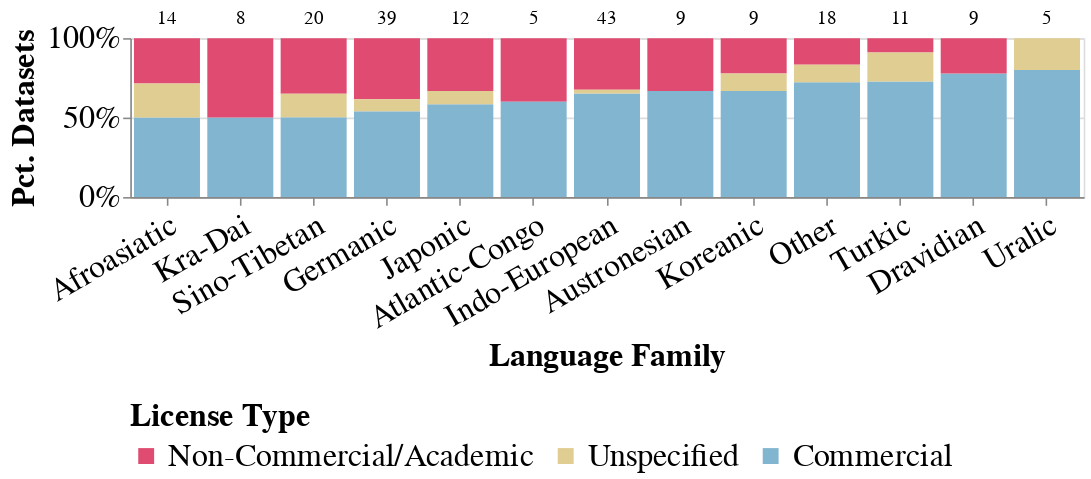

The code cell stored with this chart in its notebook:
### Code cell
base = alt.Chart(df_speechlanguages).mark_bar().encode(
    x=alt.X(
        "Language Families:N",
        title="Language Family",
        sort=languagefamily_order,
        axis=alt.Axis(labelAngle=-30)
    ),
    y=alt.Y(
        "count():Q",
        stack="normalize",
        axis=alt.Axis(format="%"),
        title="Pct. Datasets"
    ),
    color=alt.Color(
        "License Type:N",
        scale=alt.Scale(
            domain=LICENSE_ORDER,
            range=LICENSE_PALETTE
        ),
        title="License Type"
    )
).properties(
    width=600,
    height=100
)

text = alt.Chart(df_speechlanguages).mark_text(
    dy=-68,
    align="center",
    baseline="top",
    fontSize=12
).encode(
    x=alt.X(
        "Language Families:N",
        title="Language Family",
        sort=languagefamily_order
    ),
    text="count():Q"
)

chart = (base + text).configure_axis(
    labelFontSize=FONT_SIZE,
    titleFontSize=FONT_SIZE
).configure_legend(
    labelFontSize=FONT_SIZE,
    titleFontSize=FONT_SIZE,
    orient=LEGEND_POSITION,
    labelLimit=MAX_LABELLIMIT
)

if PLOT_TOFILE:
    chart.save(
        os.path.join(PLOT_DIR, "speech_languagefamilies-licenses.png"),
        ppi=PLOT_PPI
    )

chart

### Figure 1 — Vega-Lite specification as saved in the notebook (floating-point values rounded to 4 significant figures; data arrays with more than 128 entries replaced by an {"elided": "..."} marker saying what was removed)
{"config": {"title": {"font": "Times New Roman"}, "axis": {"labelFont": "Times New Roman", "titleFont": "Times New Roman", "labelFontSize": 20, "titleFontSize": 20}, "header": {"labelFont": "Times New Roman", "titleFont": "Times New Roman"}, "legend": {"labelFont": "Times New Roman", "titleFont": "Times New Roman", "labelFontSize": 20, "labelLimit": 1000, "orient": "bottom", "titleFontSize": 20}, "text": {"font": "Times New Roman"}}, "layer": [{"mark": {"type": "bar"}, "encoding": {"color": {"field": "License Type", "scale": {"domain": ["Non-Commercial/Academic", "Unspecified", "Commercial"], "range": ["#e04c71", "#e0cd92", "#82b5cf"]}, "title": "License Type", "type": "nominal"}, "x": {"axis": {"labelAngle": -30}, "field": "Language Families", "sort": ["Afroasiatic", "Kra-Dai", "Sino-Tibetan", "Germanic", "Japonic", "Atlantic-Congo", "Indo-European", "Austronesian", "Koreanic", "Other", "Turkic", "Dravidian", "Uralic"], "title": "Language Family", "type": "nominal"}, "y": {"aggregate": "count", "axis": {"format": "%"}, "stack": "normalize", "title": "Pct. Datasets", "type": "quantitative"}}}, {"mark": {"type": "text", "align": "center", "baseline": "top", "dy": -68, "fontSize": 12}, "encoding": {"text": {"aggregate": "count", "type": "quantitative"}, "x": {"field": "Language Families", "sort": ["Afroasiatic", "Kra-Dai", "Sino-Tibetan", "Germanic", "Japonic", "Atlantic-Congo", "Indo-European", "Austronesian", "Koreanic", "Other", "Turkic", "Dravidian", "Uralic"], "title": "Language Family", "type": "nominal"}}}], "data": {"name": "data-6dabaa6b6f63ba1f1ef7c66e5172b514"}, "height": 100, "width": 600, "$schema": "https://vega.github.io/schema/vega-lite/v5.20.1.json", "datasets": {"data-6dabaa6b6f63ba1f1ef7c66e5172b514": {"elided": "202 records"}}}
